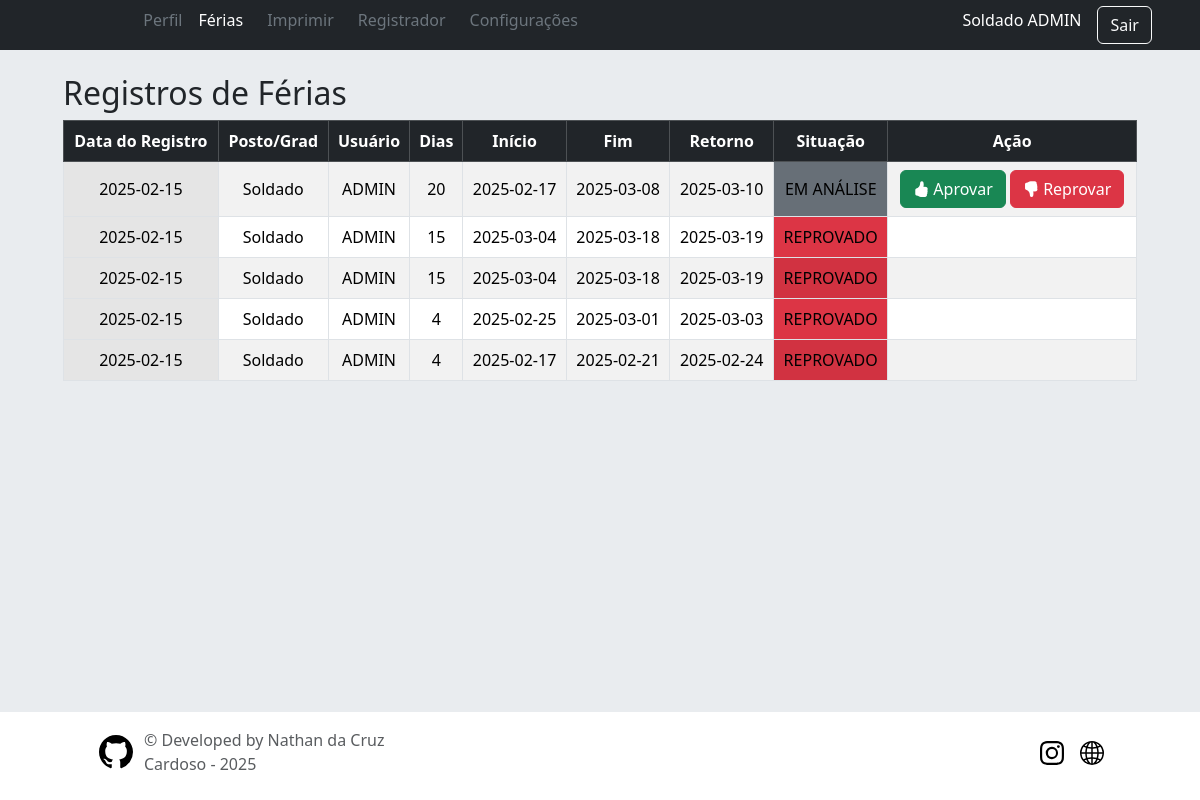
Page /user/ferias (signed in) on the committed database.
### app/models/tables.py (models this page shows, shortened)
class Patente(db.Model):
    __tablename__ = 'patentes'
    id = db.Column(db.Integer, primary_key=True)
    abrev = db.Column(db.String(50), nullable=False)
    posto = db.Column(db.String(50), nullable=False)
    users = db.relationship("User",  back_populates='patente')

class User(db.Model, UserMixin):
    __tablename__ = "users"
    id = db.Column(db.Integer, primary_key=True, nullable=False)
    username = db.Column(db.String(30), nullable=False)
    password = db.Column(db.String(255), nullable=False)  # Aumentando o tamanho para suporte a hash
    military_id = db.Column(db.String(30), unique=True, nullable=False)
    nome_completo = db.Column(db.String(30), unique=True, nullable=False)
    nome_guerra = db.Column(db.String(30), nullable=False)
    data_nascimento = db.Column(db.Date, nullable=False)
    nivel = db.Column(db.Integer, nullable=False, default=0)
    dias_disp = db.Column(db.Integer, nullable=False)
    email = db.Column(db.String(30), unique=True, nullable=False)
    telefone = db.Column(db.String(30), unique=True, nullable=False)
    fg_secao_id = db.Column(db.Integer, db.ForeignKey('secoes.id'), nullable=False)
    fg_organization_id = db.Column(db.Integer, db.ForeignKey('organizacoes.id'), nullable=False)
    fg_patente_id = db.Column(db.Integer, db.ForeignKey('patentes.id'), nullable=False)
    patente = db.relationship("Patente",  back_populates='users')
    organizacao = db.relationship("Organizacao",  back_populates='users')
    secao = db.relationship("Secao",  back_populates='users')
    ferias = db.relationship("Vacation",  back_populates='user')

class Vacation(db.Model):
    __tablename__ = "vacations"
    id = db.Column(db.Integer, primary_key=True, nullable=False)
    data_inicio = db.Column(db.Date, nullable=False)
    data_fim = db.Column(db.Date, nullable=False)
    data_registro = db.Column(db.Date, nullable=False)
    data_retorno = db.Column(db.Date, nullable=False)
    destino = db.Column(db.String(30), nullable=False)
    motivo = db.Column(db.String(255))
    dias = db.Column(db.Integer, nullable=False)
    fg_users_id = db.Column(db.Integer, db.ForeignKey('users.id'), nullable=False)
    fg_states_id = db.Column(db.Integer, db.ForeignKey('states.id'), nullable=False)
    user = db.relationship("User", back_populates='ferias')
    state = db.relationship("State", back_populates='ferias')

class State(db.Model):
    __tablename__ = 'states'
    id = db.Column(db.Integer, primary_key=True)
    abrev = db.Column(db.String(50), nullable=False)
    desc = db.Column(db.String(50), nullable=False)
    ferias = db.relationship("Vacation", back_populates='state')

### app/routes/user.py (the view)
@user_bp.route('/ferias')
@required_level(2)
def ferias():
    vacations = Vacation.query.join(User).order_by(Vacation.id.desc()).all()
    return render_template("user/ferias.html", registros = vacations)

### app/controllers/home.py (called while the page is built)
@lm.user_loader
def load_user(user_id):
    return User.query.get(int(user_id))

### app/routes/user.py (called while the page is built)
@user_bp.before_request
@login_required
def require_login():
    pass

### app/templates/user/ferias.html (shortened to what this page needs)
{% extends 'layouts/base.html' %}
{% block content %}
<div class="container">
  <h2>Registros de Férias</h2>
  <table class="table table-striped table-hover table-bordered align-middle">
    <thead class="table-dark text-center">
      <tr>
        <th scope="col">Data do Registro</th>
        <th scope="col">Posto/Grad</th>
        <th scope="col">Usuário</th>
        <th scope="col">Dias</th>
        <th scope="col">Início</th>
        <th scope="col">Fim</th>
        <th scope="col">Retorno</th>
        <th scope="col">Situação</th>
        <th scope="col">Ação</th>
      </tr>
    </thead>
    <tbody>
      {% for ferias in registros %}
        <tr class="text-center">
          <td class="table-active" >{{ ferias.data_registro }}</td>
          <td>{{ ferias.user.patente.posto }}</td>
          <td>{{ ferias.user.nome_guerra }}</td>
          <td>{{ ferias.dias }}</td>
          <td>{{ ferias.data_inicio }}</td>
          <td>{{ ferias.data_fim }}</td>
          <td>{{ ferias.data_retorno }}</td>
          {% if ferias.state.id == 1 %}
          <td class="bg-secondary">{{ ferias.state.desc }}</td>
          {% elif ferias.state.id == 2 %}
          <td class="bg-primary">{{ ferias.state.desc }}</td>
          {% elif ferias.state.id == 3 %}
          <td class="bg-danger">{{ ferias.state.desc }}</td>
          {% elif ferias.state.id == 4 %}
          <td class="bg-success">{{ ferias.state.desc }}</td>
          {% elif ferias.state.id == 5 %}
          <td class="bg-warning">{{ ferias.state.desc }}</td>
          {% elif ferias.state.id == 6 %}
          <td class="bg-secondary">{{ ferias.state.desc }}</td>
          {% endif %}
          <td>
            <div class="hstak">
              {% if ferias.state.id == 1 %}
              <a href="{{ url_for('user.aprove_regs',registro_id=ferias.id) }}" class="btn btn-success" ><i class="bi bi-hand-thumbs-up-fill"></i> Aprovar</a>
              <a href="{{ url_for('user.reprove_regs',registro_id=ferias.id) }}" class="btn btn-danger"><i class="bi bi-hand-thumbs-down-fill"></i> Reprovar</a>
              {% endif %}
            </div>
          </td>
        </tr>
      {% endfor %}
    </tbody>
  </table>
</div>
{% endblock %}

### app/templates/shared/header.html (shortened to what this page needs)
<header class="text-bg-dark shadow">
  <div class="container-fluid">
    <div class="row mx-3 align-items-center">
      <div class="col-1 p-2 order-1">
      </div>
      {% if current_user.is_authenticated %}
      <div class="col-12 col-md-8 order-md-3 order-4 ">
        {% include 'layouts/navbar.html' %}
      </div>
      <div class="col-md-3 col-11 hstack order-3 accordion justify-content-end">
        <h6 class="me-3" role="search">{{ current_user.patente.posto + " " + current_user.nome_guerra }}</h6>
        <a href="{{ url_for('user.logout') }}" class="btn btn-outline-light me-2">Sair</a>
      </div>
      {% endif %}
    </div>
  </div>
</header>

### app/static/css/sticky-footer.css (style rules this page uses)
.container { width: auto; max-width: auto; padding: 0 15px; display: flex; flex-direction: column; }

### app/static/css/sign-in.css (style rules this page uses)
html, body { height: 100%; }

### rows in the picture
Patente: patente "Soldado ADMIN"
Vacation: data_registro "2025-02-15", user.patente.posto "Soldado", user.nome_guerra "ADMIN", dias "20", data_inicio "2025-02-17", data_fim "2025-03-08", data_retorno "2025-03-10", state.desc "EM ANÁLISE"
Vacation: data_registro "2025-02-15", user.patente.posto "Soldado", user.nome_guerra "ADMIN", dias "15", data_inicio "2025-03-04", data_fim "2025-03-18", data_retorno "2025-03-19", state.desc "REPROVADO"
Vacation: data_registro "2025-02-15", user.patente.posto "Soldado", user.nome_guerra "ADMIN", dias "15", data_inicio "2025-03-04", data_fim "2025-03-18", data_retorno "2025-03-19", state.desc "REPROVADO"
Vacation: data_registro "2025-02-15", user.patente.posto "Soldado", user.nome_guerra "ADMIN", dias "4", data_inicio "2025-02-25", data_fim "2025-03-01", data_retorno "2025-03-03", state.desc "REPROVADO"
Vacation: data_registro "2025-02-15", user.patente.posto "Soldado", user.nome_guerra "ADMIN", dias "4", data_inicio "2025-02-17", data_fim "2025-02-21", data_retorno "2025-02-24", state.desc "REPROVADO"
